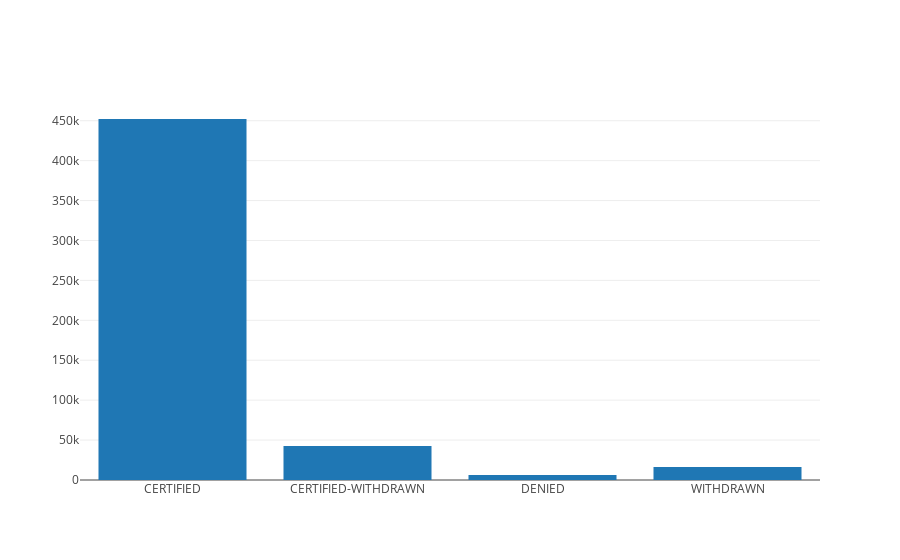

The cell this chart's notebook holds for it:
### Markdown cell above
### Distribution of Case_Status column
- A lot of them were certified. (Hope's alive :) )

### Code cell
t1 = go.Bar(x=df.groupby('CASE_STATUS').count().index,y=df.groupby('CASE_STATUS').count()['countvar'],name='CASESTATUSWISE')
data = [t1]
iplot(data)

### Figure 1 — Plotly figure (JSON) as saved in the notebook; plotly's stock layout.template omitted (floating-point values rounded to 4 significant figures)
{"data": [{"name": "CASESTATUSWISE", "type": "bar", "uid": "64f846b6-d094-11e8-9dff-f496347d3ff1", "x": ["CERTIFIED", "CERTIFIED-WITHDRAWN", "DENIED", "WITHDRAWN"], "y": [452154, 42694, 6194, 16219]}], "layout": {}}
